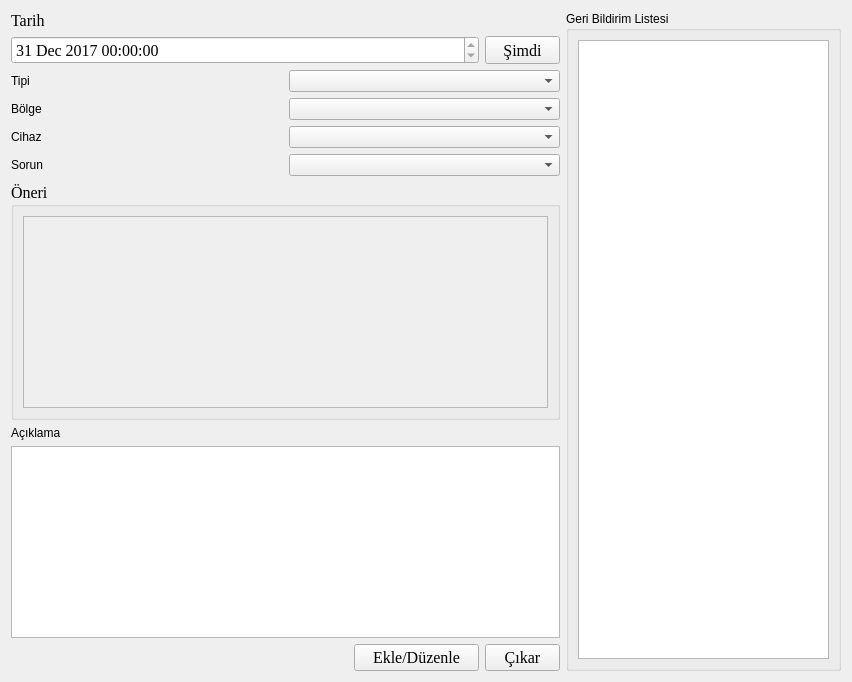
         <widget class="QWidget" name="tab_6">
          <attribute name="title">
           <string>Sorun Bildir</string>
          </attribute>
          <layout class="QGridLayout" name="gridLayout_35">
           <item row="4" column="0" colspan="3">
            <widget class="QPlainTextEdit" name="plainTextEdit_2"/>
           </item>
           <item row="3" column="0" colspan="3">
            <widget class="QLabel" name="label_19">
             <property name="font">
              <font>
               <weight>50</weight>
               <bold>false</bold>
              </font>
             </property>
             <property name="text">
              <string>Açıklama</string>
             </property>
            </widget>
           </item>
           <item row="0" column="0" colspan="3">
            <layout class="QGridLayout" name="gridLayout_15">
             <item row="0" column="0">
              <widget class="QLabel" name="label_38">
               <property name="font">
                <font>
                 <family>Times New Roman</family>
                 <pointsize>12</pointsize>
                 <weight>50</weight>
                 <bold>false</bold>
                </font>
               </property>
               <property name="text">
                <string>Tarih</string>
               </property>
              </widget>
             </item>
             <item row="0" column="1">
              <widget class="QLabel" name="label_32">
               <property name="text">
                <string/>
               </property>
              </widget>
             </item>
             <item row="1" column="0">
              <widget class="QDateTimeEdit" name="dateTimeEdit_2">
               <property name="font">
                <font>
                 <family>Times New Roman</family>
                 <pointsize>12</pointsize>
                 <weight>50</weight>
                 <bold>false</bold>
                </font>
               </property>
               <property name="minimumDateTime">
                <datetime>
                 <hour>0</hour>
                 <minute>0</minute>
                 <second>0</second>
                 <year>2017</year>
                 <month>12</month>
                 <day>31</day>
                </datetime>
               </property>
               <property name="maximumTime">
                <time>
                 <hour>12</hour>
                 <minute>59</minute>
                 <second>59</second>
                </time>
               </property>
               <property name="minimumTime">
                <time>
                 <hour>0</hour>
                 <minute>0</minute>
                 <second>0</second>
                </time>
               </property>
               <property name="timeSpec">
                <enum>Qt::LocalTime</enum>
               </property>
              </widget>
             </item>
             <item row="1" column="1">
              <widget class="QPushButton" name="pushButton_7">
               <property name="minimumSize">
                <size>
                 <width>75</width>
                 <height>25</height>
                </size>
               </property>
               <property name="maximumSize">
                <size>
                 <width>25</width>
                 <height>75</height>
                </size>
               </property>
               <property name="font">
                <font>
                 <family>Times New Roman</family>
                 <pointsize>12</pointsize>
                 <weight>50</weight>
                 <bold>false</bold>
                </font>
               </property>
               <property name="text">
                <string>Şimdi</string>
               </property>
              </widget>
             </item>
            </layout>
           </item>
           <item row="1" column="0" colspan="3">
            <layout class="QGridLayout" name="gridLayout_11">
             <item row="0" column="0">
              <widget class="QLabel" name="label_15">
               <property name="font">
                <font>
                 <weight>50</weight>
                 <bold>false</bold>
                </font>
               </property>
               <property name="text">
                <string>Tipi</string>
               </property>
              </widget>
             </item>
             <item row="0" column="1">
              <widget class="QComboBox" name="comboBox_3">
               <property name="font">
                <font>
                 <weight>50</weight>
                 <bold>false</bold>
                </font>
               </property>
              </widget>
             </item>
             <item row="1" column="0">
              <widget class="QLabel" name="label_16">
               <property name="font">
                <font>
                 <weight>50</weight>
                 <bold>false</bold>
                </font>
               </property>
               <property name="text">
                <string>Bölge</string>
               </property>
              </widget>
             </item>
             <item row="1" column="1">
              <widget class="QComboBox" name="comboBox_4">
               <property name="font">
                <font>
                 <weight>50</weight>
                 <bold>false</bold>
                </font>
               </property>
              </widget>
             </item>
             <item row="2" column="0">
              <widget class="QLabel" name="label_17">
               <property name="font">
                <font>
                 <weight>50</weight>
                 <bold>false</bold>
                </font>
               </property>
               <property name="text">
                <string>Cihaz</string>
               </property>
              </widget>
             </item>
             <item row="2" column="1">
              <widget class="QComboBox" name="comboBox_5">
               <property name="font">
                <font>
                 <weight>50</weight>
                 <bold>false</bold>
                </font>
               </property>
              </widget>
             </item>
             <item row="3" column="0">
              <widget class="QLabel" name="label_18">
               <property name="font">
                <font>
                 <weight>50</weight>
                 <bold>false</bold>
                </font>
               </property>
               <property name="text">
                <string>Sorun</string>
               </property>
              </widget>
             </item>
             <item row="3" column="1">
              <widget class="QComboBox" name="comboBox_6">
               <property name="font">
                <font>
                 <weight>50</weight>
                 <bold>false</bold>
                </font>
               </property>
              </widget>
             </item>
            </layout>
           </item>
           <item row="0" column="3" rowspan="6">
            <widget class="QGroupBox" name="groupBox_3">
             <property name="minimumSize">
              <size>
               <width>275</width>
               <height>600</height>
              </size>
             </property>
             <property name="maximumSize">
              <size>
               <width>275</width>
               <height>16777215</height>
              </size>
             </property>
             <property name="font">
              <font>
               <weight>50</weight>
               <bold>false</bold>
              </font>
             </property>
             <property name="title">
              <string>Geri Bildirim Listesi</string>
             </property>
             <layout class="QGridLayout" name="gridLayout_12">
              <item row="0" column="0">
               <widget class="QListWidget" name="listWidget_2"/>
              </item>
             </layout>
            </widget>
           </item>
           <item row="2" column="0" colspan="3">
            <widget class="QGroupBox" name="groupBox_4">
             <property name="font">
              <font>
               <family>Times New Roman</family>
               <pointsize>12</pointsize>
               <weight>50</weight>
               <bold>false</bold>
              </font>
             </property>
             <property name="title">
              <string>Öneri</string>
             </property>
             <layout class="QGridLayout" name="gridLayout_13">
              <item row="0" column="0">
               <widget class="QPlainTextEdit" name="plainTextEdit_3">
                <property name="enabled">
                 <bool>false</bool>
                </property>
               </widget>
              </item>
             </layout>
            </widget>
           </item>
           <item row="5" column="2">
            <widget class="QPushButton" name="pushButton_5">
             <property name="minimumSize">
              <size>
               <width>75</width>
               <height>25</height>
              </size>
             </property>
             <property name="maximumSize">
              <size>
               <width>25</width>
               <height>75</height>
              </size>
             </property>
             <property name="font">
              <font>
               <family>Times New Roman</family>
               <pointsize>12</pointsize>
               <weight>50</weight>
               <bold>false</bold>
              </font>
             </property>
             <property name="text">
              <string>Çıkar</string>
             </property>
            </widget>
           </item>
           <item row="5" column="1">
            <widget class="QPushButton" name="pushButton_6">
             <property name="minimumSize">
              <size>
               <width>125</width>
               <height>25</height>
              </size>
             </property>
             <property name="maximumSize">
              <size>
               <width>125</width>
               <height>75</height>
              </size>
             </property>
             <property name="font">
              <font>
               <family>Times New Roman</family>
               <pointsize>12</pointsize>
               <weight>50</weight>
               <bold>false</bold>
              </font>
             </property>
             <property name="text">
              <string>Ekle/Düzenle</string>
             </property>
            </widget>
           </item>
           <item row="5" column="0">
            <spacer name="horizontalSpacer_8">
             <property name="orientation">
              <enum>Qt::Horizontal</enum>
             </property>
             <property name="sizeHint" stdset="0">
              <size>
               <width>337</width>
               <height>20</height>
              </size>
             </property>
            </spacer>
           </item>
          </layout>
         </widget>
